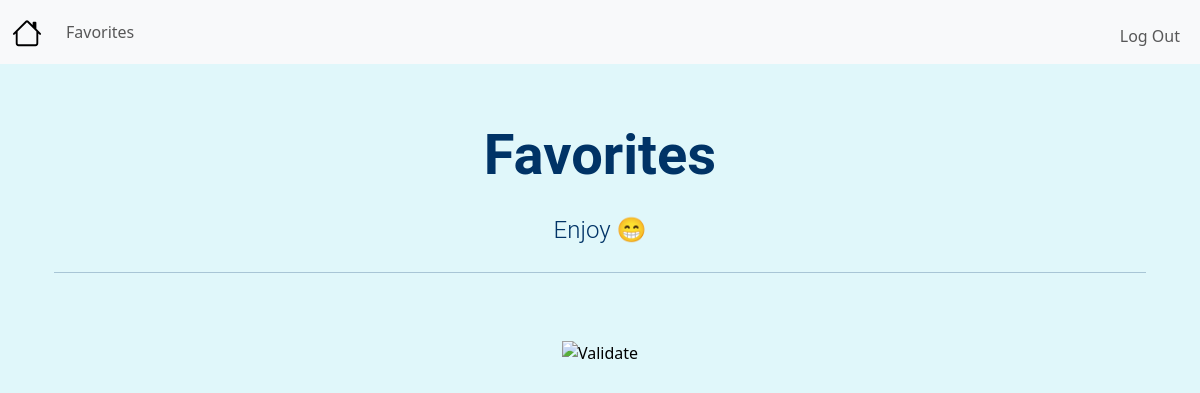
/favorites (signed in), run on an earlier commit of the app's database.
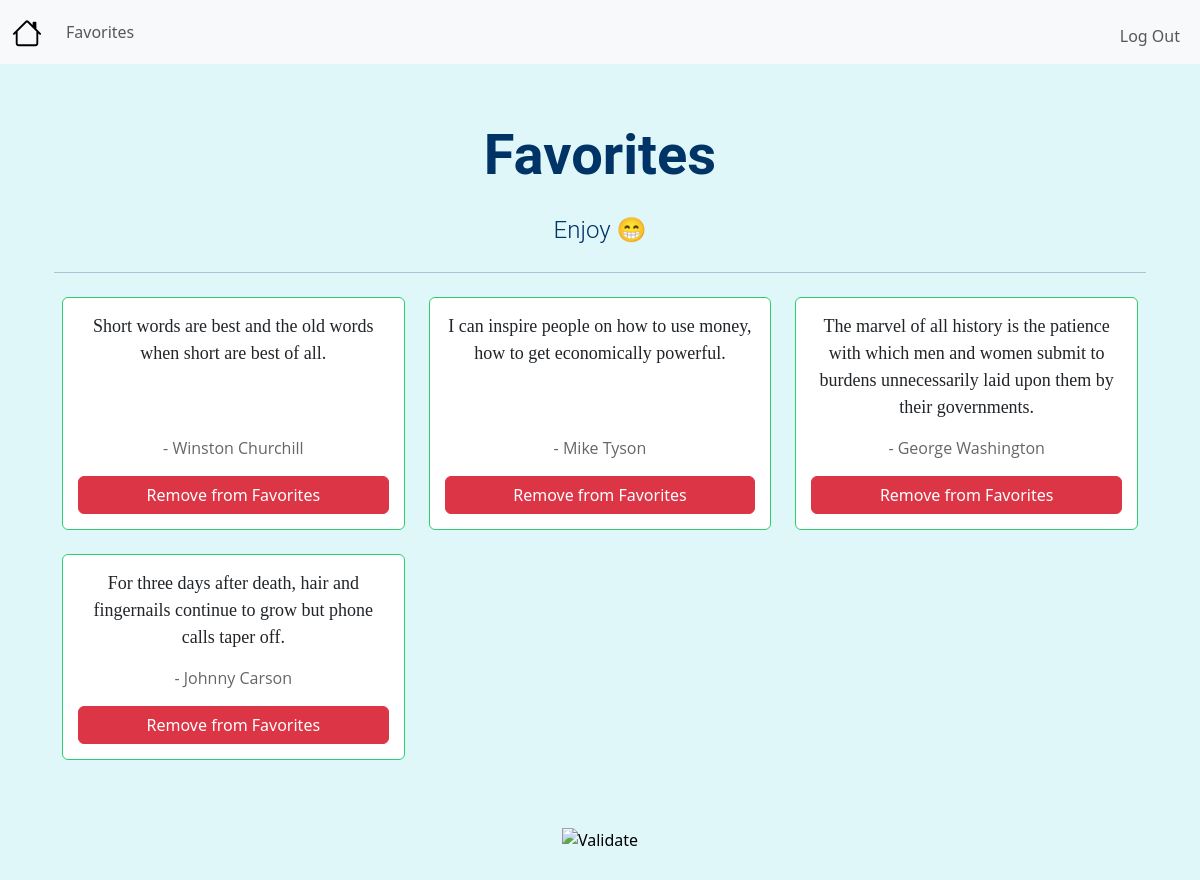
And on a later commit of the database.
### app.py (models this page shows, shortened)
class Favorites(db.Model):
    __tablename__ = "favorites"
    id = db.Column(db.Integer, primary_key=True)
    user_id = db.Column(db.Integer, db.ForeignKey('users.id'), nullable=False)
    quote = db.Column(db.String(1000), unique=True, nullable=False)
    author = db.Column(db.String(300), nullable=False)

### app.py (the view)
@app.route("/favorites")
@login_required
def favorites():
    user_favorites = Favorites.query.filter_by(user_id=session["user_id"]).all()
    return render_template("favorites.html", favorites=user_favorites)

### helpers.py (called while the page is built)
def login_required(f):
    @wraps(f)
    def decorated_function(*args, **kwargs):
        if session.get("user_id") is None:
            return redirect("/login")
        return f(*args, **kwargs)
    return decorated_function

### templates/favorites.html (shortened to what this page needs)
{% extends "layout.html" %}
{% block main %}
    <div id="jumbo" class="jumbotron mx-auto text-center">
        <div class="container-fluid">
            <h1 class="display-4" id="favorites_title">Favorites</span></h1>
            <p class="lead" id="favorites_message">Enjoy &#128513;</p>
            <hr class="my-4">
        </div>
    </div>
    <div class="favorites-container">
        <div class="row row-cols-1 row-cols-md-2 row-cols-lg-3 g-4">
            {% for favorite in favorites %}
            <div class="col">
                <div class="card h-100">
                    <div class="card-body">
                        <p class="card-text quote-text">{{ favorite.quote }}</p>
                        <p class="card-text author-text">- {{ favorite.author }}</p>
                        <button class="btn btn-danger remove-favorite"
                                id="remove-favorite-{{ loop.index }}"
                                data-quote='{{ favorite.quote | tojson }}'
                                data-author='{{ favorite.author | tojson }}'
                                onclick="removeFavorite(getFavoriteData(this), 'remove-favorite-{{ loop.index }}')">
                                Remove from Favorites
                        </button>
                    </div>
                </div>
            </div>
            {% endfor %}
        </div>
    </div>
{% endblock %}

### templates/layout.html (shortened to what this page needs)
<!DOCTYPE html>
<html lang="en">
    <head>
        <link href="https://cdn.jsdelivr.net/npm/bootstrap@5.3.3/dist/css/bootstrap.min.css" rel="stylesheet">
        <link href="/static/styles.css" rel="stylesheet">
    </head>
    <body>
        <nav id="navbar" class="navbar navbar-expand-lg bg-body-tertiary">
            <div class="container-fluid">
                <a class="navbar-brand" href="/">
                </a>
                <div class="collapse navbar-collapse" id="navbarNav">
                    {% if session["user_id"] %}
                        <ul class="navbar-nav">
                            <li class="nav-item"><a class="nav-link" href="/favorites">Favorites</a></li>
                        </ul>
                        <ul class="navbar-nav ms-auto mt-2">
                            <li class="nav-item"><a class="nav-link" href="/logout">Log Out</a></li>
                        </ul>
                    {% else %}
                        <ul class="navbar-nav ms-auto mt-2">
                            <li class="nav-item"><a class="nav-link" href="/register">Register</a></li>
                            <li class="nav-item"><a class="nav-link" href="/login">Log In</a></li>
                        </ul>
                    {% endif %}
                </div>
            </div>
        </nav>
        <main class="container py-5 text-center">
            {% block main %}{% endblock %}
        </main>
        <footer class="mb-5">
            <form action="https://validator.w3.org/check" class="text-center" enctype="multipart/form-data" method="post" target="_blank">
                <input alt="Validate" src="/static/I_heart_validator.png" type="image">
            </form>
        </footer>
    </body>
</html>

### static/styles.css (style rules this page uses)
body { background-color: #e0f7fa; }
a { text-decoration: none; }
#jumbo { margin-left: 30px; margin-right: 30px; margin-top: 10px; color: #003366; font-family: "Roboto", sans-serif; }
#favorites_title { font-weight: bold; padding-bottom: 15px; padding-top: 0px; }
#favorites_message { font-size: 1.5rem; }
.favorites-container { padding: 20px; padding-top: 0px; }
.card { border: 1px solid #2ecc71; transition: transform 0.2s; flex: 0 1 300px; max-width: 400px; margin: 0; display: flex; flex-direction: column; }
.card-body { flex: 1; display: flex; flex-direction: column; justify-content: space-between; padding: 15px; overflow-y: auto; max-height: 400px; }
.quote-text { font-size: 18px; font-family: "Georgia", serif; margin-bottom: 15px; }
.author-text { font-size: 16px; font-family: "Open Sans", sans-serif; color: #666; margin-top: auto; }
.quote-text { font-size: 18px; font-family: "Georgia", serif; }
.author-text { font-size: 16px; font-family: "Open Sans", sans-serif; color: #666 }

What changed in the data, as far as the page shows it:
added Favorites: quote "Short words are best and the old words when short are best of all.", author "Winston Churchill"
added Favorites: quote "I can inspire people on how to use money, how to get economically powerful.", author "Mike Tyson"
added Favorites: quote "The marvel of all history is the patience with which men and women submit to burdens unnecessarily laid upon them by their governments.", author "George Washington"
added Favorites: quote "For three days after death, hair and fingernails continue to grow but phone calls taper off.", author "Johnny Carson"
